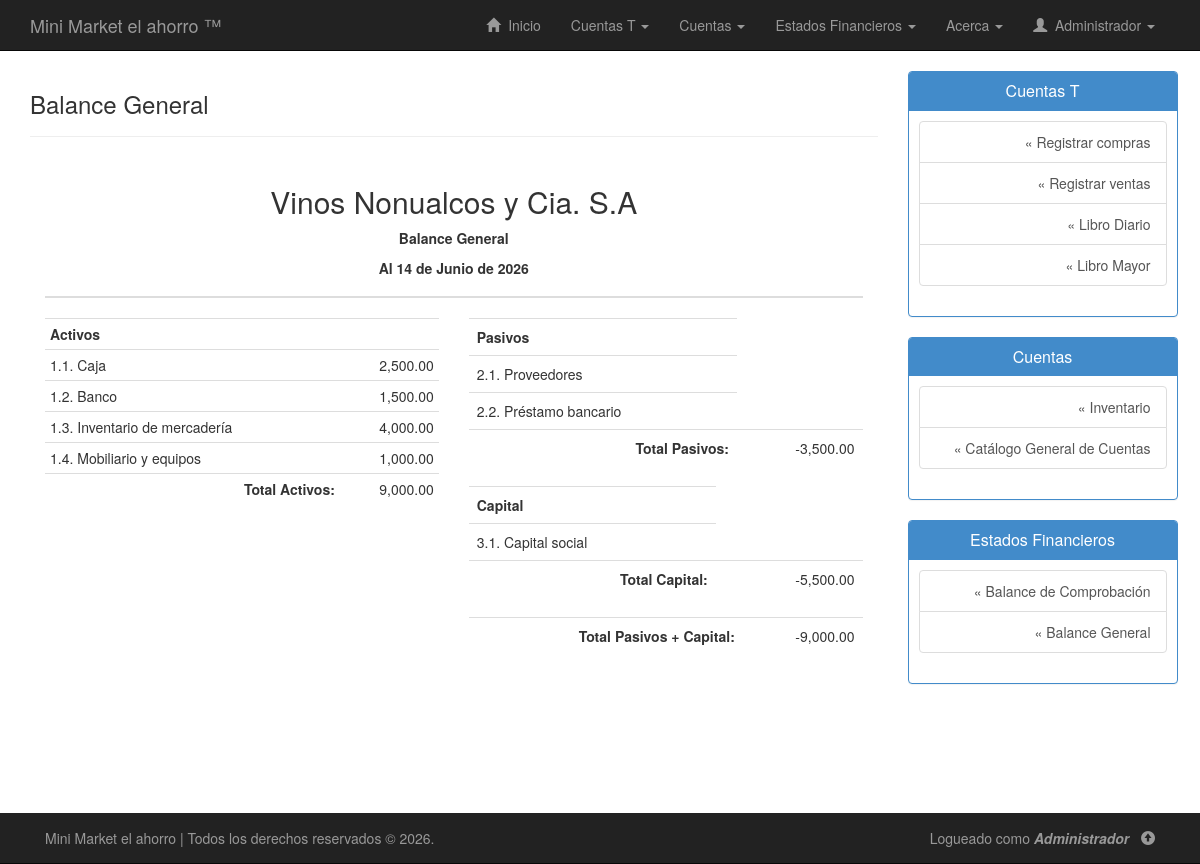
The app's page /php/balance-general.php (signed in), older data.
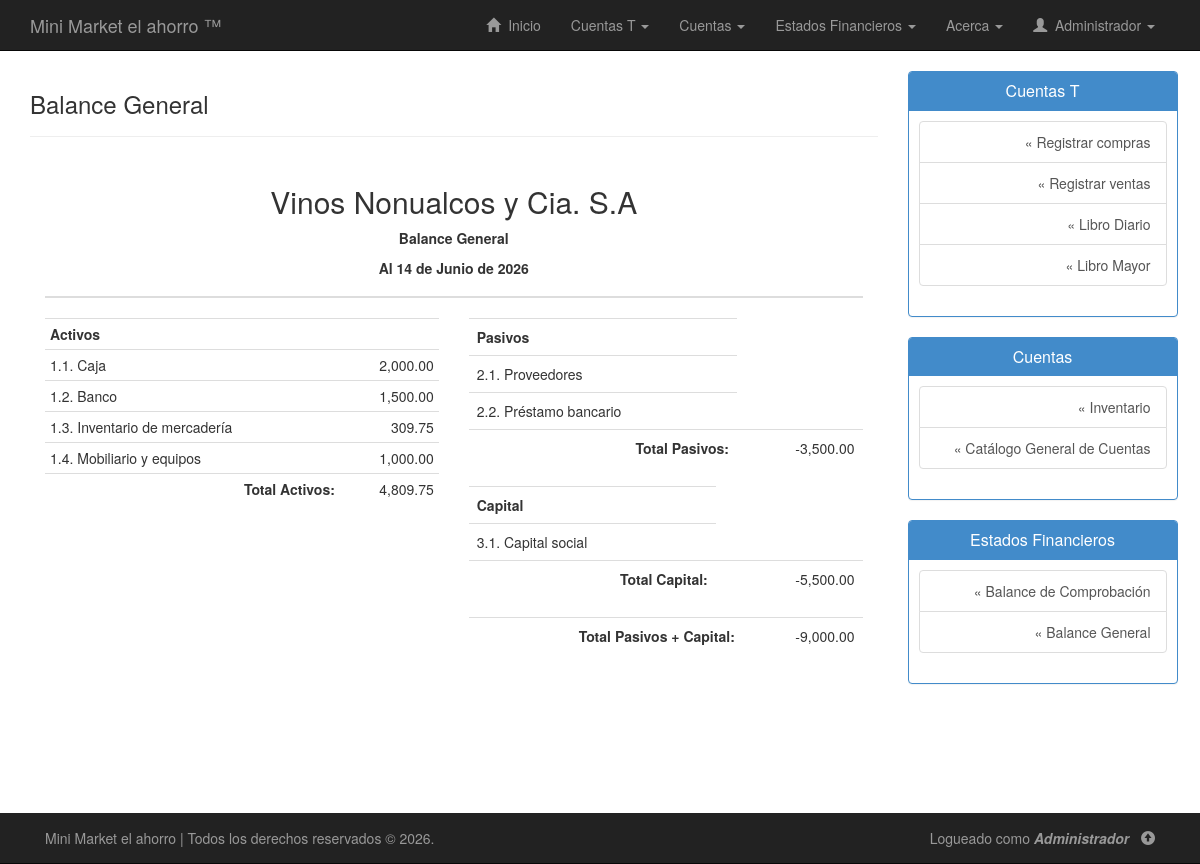
The same page, newer data.
### tables this page shows
CREATE TABLE `cuentas` (
  `codigo_cuenta` varchar(20) NOT NULL,
  `subgrupo` varchar(20) DEFAULT NULL,
  `nombre_cuenta` varchar(50) NOT NULL,
  `tiene_subcuenta` enum('Si','No') NOT NULL,
  `descripcion_cuenta` varchar(255) DEFAULT NULL,
  `saldo_debe` double NOT NULL,
  `saldo_haber` double NOT NULL
);

### php/balance-general.php (the view, shortened to what the changed rows need)
<!DOCTYPE html>
<html lang="es">
<head>
	<link rel="stylesheet" type="text/css" href="../css/bootstrap.min.css"/>
	<link rel="stylesheet" type="text/css" href="../css/estilos.css"/>
</head>
<body>
	<div class="container" id="contenido">
		<div class="row row-offcanvas row-offcanvas-right">
			<div class="col-xs-12 col-sm-9">
				<div class="container">
					<div class="row">
						<div class="col-lg-12">
							<table class="table ">
								<thead>
									<tr>
										<th colspan="4">
											<h2 class="text-center">Vinos Nonualcos y Cia. S.A</h2>
											<p align="center">
												<strong>Balance General</strong>
											</p>
											<p align="center">
											</p>
										</th>
									</tr>
								</thead>
							</table>
						</div>
						<div class="container">
							<div class="row">
								<div class="col-lg-6">
									<div>
										<div class="row">
											<div class="col-lg-12">
												<table class="table table-condensed table-hover ">
													<tr>
														<th colspan="2">Activos</th>
													</tr>
													<?php
													include_once("conexion.php");
													$sql = "SELECT * FROM cuentas WHERE codigo_cuenta LIKE '1%'";
													$ejecutar = $conexion->query($sql);
													while($acts = $ejecutar->fetch_assoc()){
														echo "<tr colspan='2'>";
														echo "<td >".$acts["codigo_cuenta"].". ".utf8_encode($acts["nombre_cuenta"])."</td>";
														echo "<td class='text-right'>".number_format($acts["saldo_debe"]-$acts["saldo_haber"],2)."</td>";
														echo "</tr>";
													}
													$consulta = "SELECT SUM((saldo_debe-saldo_haber)) total FROM cuentas WHERE codigo_cuenta LIKE '1%'";
													$ejecutar_consulta = $conexion->query($consulta);
													if($ejecutar_consulta->num_rows > 0){
														while ($regs = $ejecutar_consulta->fetch_assoc()) {
															echo "<tr>";
															echo "<td class='text-right'><strong>Total Activos:</strong></td>";
															echo "<td align='right'>".number_format($regs["total"],2)."</td>";
															echo "</tr>";
														}
													}
													?>
												</table>
											</div>
										</div>
									</div>
								</div>
								<div class="col-lg-6">
									<div>
										<div class="row">
											<div class="col-lg-12">
												<table class="table ">
													<tr>
														<th>Pasivos</th>
													</tr>
												</table>
											</div>
										</div>
										<div class="row">
											<div class="col-lg-12">
												<table class="table">
													<tr>
														<th>Capital</th>
													</tr>
												</table>
											</div>
										</div>
									</div>
								</div>
							</div>
						</div>
					</div>
				</div>
			</div>
		</div>
	</div>
</body>
</html>

Row changes from the older to the newer data that the page shows:
changed cuentas "Caja": $acts["saldo_debe"]-$acts["saldo_haber"] "2,500.00" → "2,000.00"
changed cuentas "Inventario de mercadería": $acts['saldo_debe']-$acts['saldo_haber'] "4,000.00" → "309.75"
Text that changed along with them:
new list line: "Total Activos: 4,809.75"
list line gone: "Total Activos: 9,000.00"
